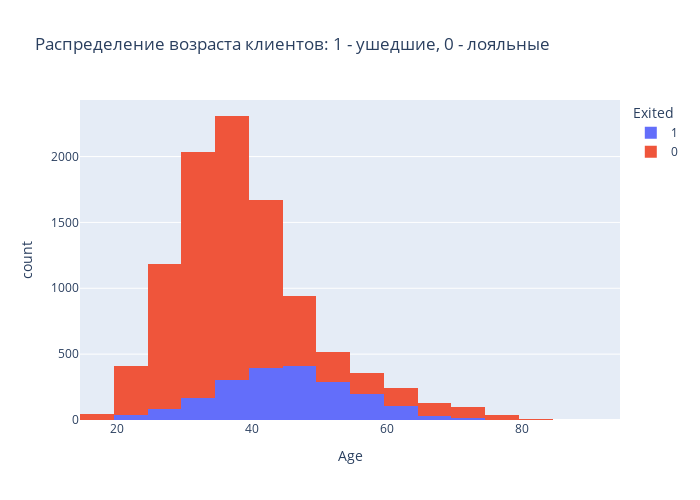

The cell this chart's notebook holds for it:
### Code cell
fig1 = px.histogram(
    data_frame=churn_data, 
    x='Age', #ось абсцисс
    color='Exited',
    height=500, #высота
    width=700, #ширина
    histfunc='count',
    title='Распределение возраста клиентов: 1 - ушедшие, 0 - лояльные', 
    nbins = 25
)
fig1.show()

### Figure 1 — Plotly figure (JSON) as saved in the notebook; plotly's stock layout.template omitted (floating-point values rounded to 4 significant figures; data arrays with more than 128 entries replaced by an {"elided": "..."} marker saying what was removed)
{"data": [{"alignmentgroup": "True", "bingroup": "x", "histfunc": "count", "hovertemplate": "Exited=1<br>Age=%{x}<br>count=%{y}<extra></extra>", "legendgroup": "1", "marker": {"color": "#636efa", "pattern": {"shape": ""}}, "name": "1", "nbinsx": 25, "offsetgroup": "1", "orientation": "v", "showlegend": true, "type": "histogram", "x": {"elided": "2037 int values"}, "xaxis": "x", "yaxis": "y"}, {"alignmentgroup": "True", "bingroup": "x", "histfunc": "count", "hovertemplate": "Exited=0<br>Age=%{x}<br>count=%{y}<extra></extra>", "legendgroup": "0", "marker": {"color": "#EF553B", "pattern": {"shape": ""}}, "name": "0", "nbinsx": 25, "offsetgroup": "0", "orientation": "v", "showlegend": true, "type": "histogram", "x": {"elided": "7963 int values"}, "xaxis": "x", "yaxis": "y"}], "layout": {"barmode": "relative", "height": 500, "legend": {"title": {"text": "Exited"}, "tracegroupgap": 0}, "title": {"text": "Распределение возраста клиентов: 1 - ушедшие, 0 - лояльные"}, "width": 700, "xaxis": {"anchor": "y", "domain": [0, 1], "title": {"text": "Age"}}, "yaxis": {"anchor": "x", "domain": [0, 1], "title": {"text": "count"}}}}
